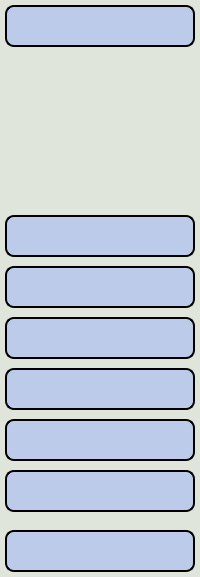
        <widget class="QWidget" name="menu" native="true">
         <property name="minimumSize">
          <size>
           <width>50</width>
           <height>0</height>
          </size>
         </property>
         <property name="maximumSize">
          <size>
           <width>200</width>
           <height>16777215</height>
          </size>
         </property>
         <property name="styleSheet">
          <string notr="true">background-color:rgb(223,229,219);
border-radius: 9px;
</string>
         </property>
         <layout class="QVBoxLayout" name="verticalLayout_11">
          <property name="spacing">
           <number>0</number>
          </property>
          <property name="leftMargin">
           <number>1</number>
          </property>
          <property name="topMargin">
           <number>1</number>
          </property>
          <property name="rightMargin">
           <number>1</number>
          </property>
          <property name="bottomMargin">
           <number>1</number>
          </property>
          <item>
           <widget class="QPushButton" name="menu_btn">
            <property name="sizePolicy">
             <sizepolicy hsizetype="Minimum" vsizetype="Fixed">
              <horstretch>0</horstretch>
              <verstretch>0</verstretch>
             </sizepolicy>
            </property>
            <property name="minimumSize">
             <size>
              <width>0</width>
              <height>50</height>
             </size>
            </property>
            <property name="font">
             <font>
              <family>Cascadia Code</family>
              <pointsize>12</pointsize>
             </font>
            </property>
            <property name="layoutDirection">
             <enum>Qt::LeftToRight</enum>
            </property>
            <property name="styleSheet">
             <string notr="true">margin: 4px 4px 4px 4px;
background-color:rgb(188,203,234);
border-radius:9px;
border: 2px solid #000;
font-size: 12pt;
</string>
            </property>
            <property name="text">
             <string/>
            </property>
            <property name="icon">
             <iconset resource="resources/resources.qrc">
              <normaloff>:/icon-dark/icon-dark/menu.svg</normaloff>:/icon-dark/icon-dark/menu.svg</iconset>
            </property>
            <property name="iconSize">
             <size>
              <width>25</width>
              <height>25</height>
             </size>
            </property>
            <property name="autoRepeatDelay">
             <number>300</number>
            </property>
            <property name="autoRepeatInterval">
             <number>100</number>
            </property>
           </widget>
          </item>
          <item>
           <spacer name="verticalSpacer">
            <property name="orientation">
             <enum>Qt::Vertical</enum>
            </property>
            <property name="sizeType">
             <enum>QSizePolicy::Fixed</enum>
            </property>
            <property name="sizeHint" stdset="0">
             <size>
              <width>20</width>
              <height>160</height>
             </size>
            </property>
           </spacer>
          </item>
          <item>
           <widget class="QWidget" name="remote_controllers" native="true">
            <property name="minimumSize">
             <size>
              <width>0</width>
              <height>300</height>
             </size>
            </property>
            <layout class="QVBoxLayout" name="verticalLayout">
             <property name="spacing">
              <number>1</number>
             </property>
             <property name="leftMargin">
              <number>0</number>
             </property>
             <property name="topMargin">
              <number>0</number>
             </property>
             <property name="rightMargin">
              <number>0</number>
             </property>
             <property name="bottomMargin">
              <number>0</number>
             </property>
             <item>
              <widget class="QPushButton" name="admins_btn">
               <property name="minimumSize">
                <size>
                 <width>0</width>
                 <height>50</height>
                </size>
               </property>
               <property name="font">
                <font>
                 <family>Cascadia Code</family>
                 <pointsize>10</pointsize>
                </font>
               </property>
               <property name="styleSheet">
                <string notr="true">margin: 4px 4px 4px 4px;
background-color:rgb(188,203,234);
border-radius:9px;
border: 2px solid #000;
font-size: 10pt;
</string>
               </property>
               <property name="text">
                <string/>
               </property>
               <property name="icon">
                <iconset resource="resources/resources.qrc">
                 <normaloff>:/icon-dark/icon-dark/award.svg</normaloff>:/icon-dark/icon-dark/award.svg</iconset>
               </property>
               <property name="iconSize">
                <size>
                 <width>25</width>
                 <height>25</height>
                </size>
               </property>
              </widget>
             </item>
             <item>
              <widget class="QPushButton" name="teachers_btn">
               <property name="minimumSize">
                <size>
                 <width>0</width>
                 <height>50</height>
                </size>
               </property>
               <property name="font">
                <font>
                 <family>Cascadia Code</family>
                 <pointsize>10</pointsize>
                </font>
               </property>
               <property name="styleSheet">
                <string notr="true">margin: 4px 4px 4px 4px;
background-color:rgb(188,203,234);
border-radius:9px;
border: 2px solid #000;
font-size: 10pt;
</string>
               </property>
               <property name="text">
                <string/>
               </property>
               <property name="icon">
                <iconset resource="resources/resources.qrc">
                 <normaloff>:/icon-dark/icon-dark/user.svg</normaloff>:/icon-dark/icon-dark/user.svg</iconset>
               </property>
               <property name="iconSize">
                <size>
                 <width>25</width>
                 <height>25</height>
                </size>
               </property>
              </widget>
             </item>
             <item>
              <widget class="QPushButton" name="students_btn">
               <property name="minimumSize">
                <size>
                 <width>0</width>
                 <height>50</height>
                </size>
               </property>
               <property name="font">
                <font>
                 <family>Cascadia Code</family>
                 <pointsize>10</pointsize>
                </font>
               </property>
               <property name="styleSheet">
                <string notr="true">margin: 4px 4px 4px 4px;
background-color:rgb(188,203,234);
border-radius:9px;
border: 2px solid #000;
font-size: 10pt;
</string>
               </property>
               <property name="text">
                <string/>
               </property>
               <property name="icon">
                <iconset resource="resources/resources.qrc">
                 <normaloff>:/icon-dark/icon-dark/users.svg</normaloff>:/icon-dark/icon-dark/users.svg</iconset>
               </property>
               <property name="iconSize">
                <size>
                 <width>25</width>
                 <height>25</height>
                </size>
               </property>
              </widget>
             </item>
             <item>
              <widget class="QPushButton" name="rooms_btn">
               <property name="minimumSize">
                <size>
                 <width>0</width>
                 <height>50</height>
                </size>
               </property>
               <property name="font">
                <font>
                 <family>Cascadia Code</family>
                 <pointsize>10</pointsize>
                </font>
               </property>
               <property name="styleSheet">
                <string notr="true">margin: 4px 4px 4px 4px;
background-color:rgb(188,203,234);
border-radius:9px;
border: 2px solid #000;
font-size: 10pt;
</string>
               </property>
               <property name="text">
                <string/>
               </property>
               <property name="icon">
                <iconset resource="resources/resources.qrc">
                 <normaloff>:/icon-dark/icon-dark/folder.svg</normaloff>:/icon-dark/icon-dark/folder.svg</iconset>
               </property>
               <property name="iconSize">
                <size>
                 <width>25</width>
                 <height>25</height>
                </size>
               </property>
              </widget>
             </item>
             <item>
              <widget class="QPushButton" name="reports_btn">
               <property name="minimumSize">
                <size>
                 <width>0</width>
                 <height>50</height>
                </size>
               </property>
               <property name="font">
                <font>
                 <family>Cascadia Code</family>
                 <pointsize>10</pointsize>
                </font>
               </property>
               <property name="styleSheet">
                <string notr="true">margin: 4px 4px 4px 4px;
background-color:rgb(188,203,234);
border-radius:9px;
border: 2px solid #000;
font-size: 10pt;
</string>
               </property>
               <property name="text">
                <string/>
               </property>
               <property name="icon">
                <iconset resource="resources/resources.qrc">
                 <normaloff>:/icon-dark/icon-dark/message-square.svg</normaloff>:/icon-dark/icon-dark/message-square.svg</iconset>
               </property>
               <property name="iconSize">
                <size>
                 <width>25</width>
                 <height>25</height>
                </size>
               </property>
              </widget>
             </item>
             <item>
              <widget class="QPushButton" name="reports_list_btn">
               <property name="minimumSize">
                <size>
                 <width>0</width>
                 <height>50</height>
                </size>
               </property>
               <property name="font">
                <font>
                 <family>Cascadia Code</family>
                 <pointsize>10</pointsize>
                </font>
               </property>
               <property name="styleSheet">
                <string notr="true">margin: 4px 4px 4px 4px;
background-color:rgb(188,203,234);
border-radius:9px;
border: 2px solid #000;
font-size: 10pt;
</string>
               </property>
               <property name="text">
                <string/>
               </property>
               <property name="icon">
                <iconset resource="resources/resources.qrc">
                 <normaloff>:/icon-dark/icon-dark/file-text.svg</normaloff>:/icon-dark/icon-dark/file-text.svg</iconset>
               </property>
               <property name="iconSize">
                <size>
                 <width>25</width>
                 <height>25</height>
                </size>
               </property>
              </widget>
             </item>
            </layout>
           </widget>
          </item>
          <item>
           <spacer name="verticalSpacer_2">
            <property name="orientation">
             <enum>Qt::Vertical</enum>
            </property>
            <property name="sizeType">
             <enum>QSizePolicy::Preferred</enum>
            </property>
            <property name="sizeHint" stdset="0">
             <size>
              <width>20</width>
              <height>10</height>
             </size>
            </property>
           </spacer>
          </item>
          <item>
           <widget class="QPushButton" name="logout_btn">
            <property name="minimumSize">
             <size>
              <width>0</width>
              <height>50</height>
             </size>
            </property>
            <property name="font">
             <font>
              <family>Cascadia Code</family>
              <pointsize>12</pointsize>
             </font>
            </property>
            <property name="styleSheet">
             <string notr="true">margin: 4px 4px 4px 4px;
background-color:rgb(188,203,234);
border-radius:9px;
border: 2px solid #000;
font-size: 12pt;
</string>
            </property>
            <property name="text">
             <string/>
            </property>
            <property name="icon">
             <iconset resource="resources/resources.qrc">
              <normaloff>:/icon-dark/icon-dark/log-out.svg</normaloff>:/icon-dark/icon-dark/log-out.svg</iconset>
            </property>
            <property name="iconSize">
             <size>
              <width>25</width>
              <height>25</height>
             </size>
            </property>
           </widget>
          </item>
         </layout>
        </widget>
